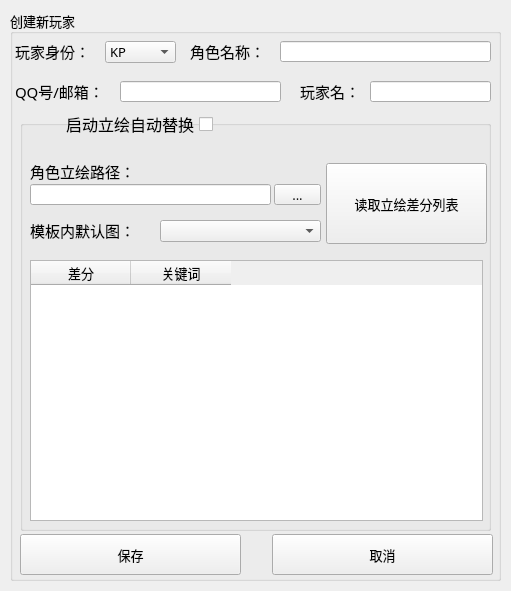
<?xml version="1.0" encoding="UTF-8"?>
<ui version="4.0">
 <class>Form</class>
 <widget class="QWidget" name="Form">
  <property name="geometry">
   <rect>
    <x>0</x>
    <y>0</y>
    <width>511</width>
    <height>591</height>
   </rect>
  </property>
  <property name="windowTitle">
   <string>Form</string>
  </property>
  <widget class="QGroupBox" name="char_createNewChar">
   <property name="geometry">
    <rect>
     <x>10</x>
     <y>10</y>
     <width>491</width>
     <height>571</height>
    </rect>
   </property>
   <property name="font">
    <font>
     <family>华文细黑</family>
     <pointsize>10</pointsize>
    </font>
   </property>
   <property name="title">
    <string>创建新玩家</string>
   </property>
   <widget class="QLabel" name="char_name_label">
    <property name="geometry">
     <rect>
      <x>180</x>
      <y>31</y>
      <width>91</width>
      <height>20</height>
     </rect>
    </property>
    <property name="font">
     <font>
      <family>华文细黑</family>
      <pointsize>11</pointsize>
     </font>
    </property>
    <property name="text">
     <string>角色名称：</string>
    </property>
   </widget>
   <widget class="QLabel" name="char_PLid_label">
    <property name="geometry">
     <rect>
      <x>290</x>
      <y>71</y>
      <width>71</width>
      <height>20</height>
     </rect>
    </property>
    <property name="font">
     <font>
      <family>华文细黑</family>
      <pointsize>11</pointsize>
     </font>
    </property>
    <property name="text">
     <string>玩家名：</string>
    </property>
   </widget>
   <widget class="QLineEdit" name="char_PLid_input">
    <property name="geometry">
     <rect>
      <x>360</x>
      <y>71</y>
      <width>121</width>
      <height>21</height>
     </rect>
    </property>
   </widget>
   <widget class="QLineEdit" name="char_qnum_input">
    <property name="geometry">
     <rect>
      <x>110</x>
      <y>71</y>
      <width>161</width>
      <height>21</height>
     </rect>
    </property>
   </widget>
   <widget class="QLabel" name="char_identity_label">
    <property name="geometry">
     <rect>
      <x>5</x>
      <y>31</y>
      <width>91</width>
      <height>20</height>
     </rect>
    </property>
    <property name="font">
     <font>
      <family>华文细黑</family>
      <pointsize>11</pointsize>
     </font>
    </property>
    <property name="text">
     <string>玩家身份：</string>
    </property>
   </widget>
   <widget class="QComboBox" name="char_identity_select">
    <property name="geometry">
     <rect>
      <x>95</x>
      <y>31</y>
      <width>71</width>
      <height>22</height>
     </rect>
    </property>
    <item>
     <property name="text">
      <string>KP</string>
     </property>
    </item>
    <item>
     <property name="text">
      <string>PL</string>
     </property>
    </item>
    <item>
     <property name="text">
      <string>骰子</string>
     </property>
    </item>
    <item>
     <property name="text">
      <string>NPC</string>
     </property>
    </item>
   </widget>
   <widget class="QLineEdit" name="char_name_input">
    <property name="geometry">
     <rect>
      <x>270</x>
      <y>31</y>
      <width>211</width>
      <height>21</height>
     </rect>
    </property>
   </widget>
   <widget class="QLabel" name="char_qnum_label">
    <property name="geometry">
     <rect>
      <x>5</x>
      <y>71</y>
      <width>111</width>
      <height>20</height>
     </rect>
    </property>
    <property name="font">
     <font>
      <family>华文细黑</family>
      <pointsize>11</pointsize>
     </font>
    </property>
    <property name="text">
     <string>QQ号/邮箱：</string>
    </property>
   </widget>
   <widget class="QGroupBox" name="pic_autochange">
    <property name="geometry">
     <rect>
      <x>10</x>
      <y>110</y>
      <width>471</width>
      <height>411</height>
     </rect>
    </property>
    <property name="font">
     <font>
      <family>华文细黑</family>
      <pointsize>10</pointsize>
     </font>
    </property>
    <property name="title">
     <string/>
    </property>
    <widget class="QTableWidget" name="pic_keyword_table">
     <property name="geometry">
      <rect>
       <x>10</x>
       <y>140</y>
       <width>453</width>
       <height>261</height>
      </rect>
     </property>
     <column>
      <property name="text">
       <string>差分</string>
      </property>
     </column>
     <column>
      <property name="text">
       <string>关键词</string>
      </property>
     </column>
    </widget>
    <widget class="QPushButton" name="pic_get_fps_btn">
     <property name="geometry">
      <rect>
       <x>306</x>
       <y>43</y>
       <width>161</width>
       <height>81</height>
      </rect>
     </property>
     <property name="text">
      <string>读取立绘差分列表</string>
     </property>
    </widget>
    <widget class="QToolButton" name="char_imgdir_btn">
     <property name="enabled">
      <bool>true</bool>
     </property>
     <property name="geometry">
      <rect>
       <x>254</x>
       <y>64</y>
       <width>47</width>
       <height>21</height>
      </rect>
     </property>
     <property name="text">
      <string>...</string>
     </property>
    </widget>
    <widget class="QLabel" name="char_imgdir_label">
     <property name="enabled">
      <bool>true</bool>
     </property>
     <property name="geometry">
      <rect>
       <x>10</x>
       <y>41</y>
       <width>131</width>
       <height>20</height>
      </rect>
     </property>
     <property name="font">
      <font>
       <family>华文细黑</family>
       <pointsize>11</pointsize>
      </font>
     </property>
     <property name="text">
      <string>角色立绘路径：</string>
     </property>
    </widget>
    <widget class="QLineEdit" name="char_imgdir_input">
     <property name="enabled">
      <bool>true</bool>
     </property>
     <property name="geometry">
      <rect>
       <x>10</x>
       <y>64</y>
       <width>241</width>
       <height>21</height>
      </rect>
     </property>
    </widget>
    <widget class="QComboBox" name="pic_default_input">
     <property name="geometry">
      <rect>
       <x>140</x>
       <y>100</y>
       <width>161</width>
       <height>22</height>
      </rect>
     </property>
    </widget>
    <widget class="QLabel" name="pic_default_label">
     <property name="geometry">
      <rect>
       <x>10</x>
       <y>100</y>
       <width>121</width>
       <height>20</height>
      </rect>
     </property>
     <property name="font">
      <font>
       <family>华文细黑</family>
       <pointsize>11</pointsize>
      </font>
     </property>
     <property name="text">
      <string>模板内默认图：</string>
     </property>
    </widget>
   </widget>
   <widget class="QCheckBox" name="pic_enable">
    <property name="geometry">
     <rect>
      <x>22</x>
      <y>104</y>
      <width>181</width>
      <height>20</height>
     </rect>
    </property>
    <property name="font">
     <font>
      <pointsize>12</pointsize>
     </font>
    </property>
    <property name="layoutDirection">
     <enum>Qt::RightToLeft</enum>
    </property>
    <property name="text">
     <string>启动立绘自动替换</string>
    </property>
   </widget>
   <widget class="QPushButton" name="char_save_btn">
    <property name="geometry">
     <rect>
      <x>10</x>
      <y>524</y>
      <width>221</width>
      <height>41</height>
     </rect>
    </property>
    <property name="text">
     <string>保存</string>
    </property>
   </widget>
   <widget class="QPushButton" name="char_cancel_btn">
    <property name="geometry">
     <rect>
      <x>262</x>
      <y>524</y>
      <width>221</width>
      <height>41</height>
     </rect>
    </property>
    <property name="text">
     <string>取消</string>
    </property>
   </widget>
  </widget>
 </widget>
 <resources/>
 <connections/>
</ui>
